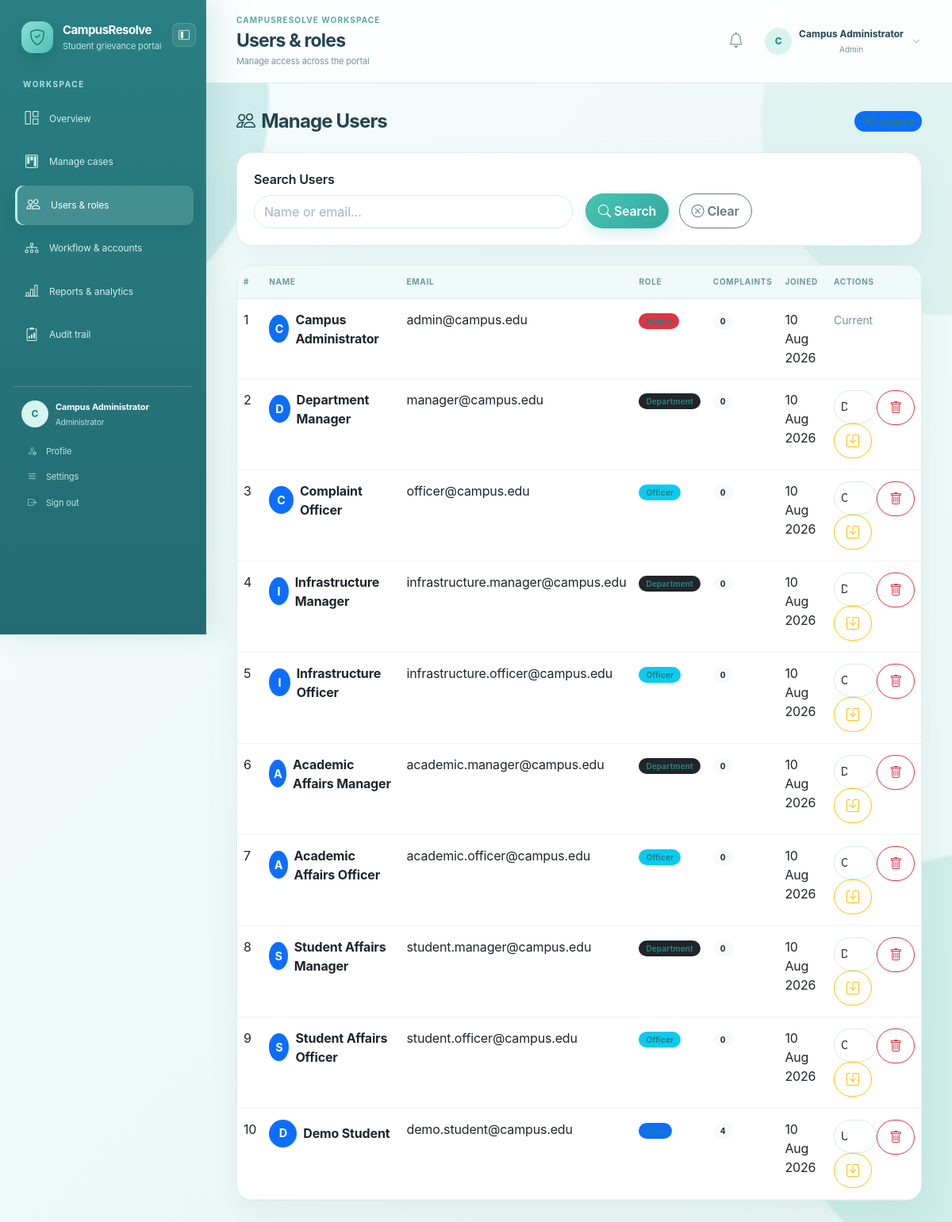
/admin_users.php (signed in), run on the app's committed database.
### tables this page shows
CREATE TABLE IF NOT EXISTS `users` (
  `id` INT AUTO_INCREMENT PRIMARY KEY,
  `full_name` VARCHAR(100) NOT NULL,
  `email` VARCHAR(150) NOT NULL UNIQUE,
  `password` VARCHAR(255) NOT NULL,
  `role` ENUM('user','admin','department','officer') NOT NULL DEFAULT 'user',
  `department_id` INT DEFAULT NULL,
  `is_active` TINYINT(1) NOT NULL DEFAULT 1,
  `created_at` TIMESTAMP DEFAULT CURRENT_TIMESTAMP,
  CONSTRAINT `fk_users_department` FOREIGN KEY (`department_id`) REFERENCES `departments`(`id`) ON DELETE SET NULL,
  INDEX `idx_users_role_active` (`role`, `is_active`)
);

### includes/security.php (called while the page is built, shortened)
<?php
function role_home(?string $role = null): string
{
    $role = $role ?? ($_SESSION['user_role'] ?? 'user');
    return match ($role) {
        'admin' => 'admin_dashboard.php',
        'department' => 'department_dashboard.php',
        'officer' => 'officer_dashboard.php',
        default => 'dashboard.php',
    };
}
?>

### admin_users.php (the view, shortened to what this page needs)
<?php
require_once 'config.php';
$search = trim($_GET['search'] ?? '');
$where_sql = '';
$sql = "SELECT u.*, (SELECT COUNT(*) FROM complaints WHERE user_id = u.id) as complaint_count FROM users u $where_sql ORDER BY u.created_at DESC";
$stmt = $conn->prepare($sql);
$stmt->execute();
$users = $stmt->get_result()->fetch_all(MYSQLI_ASSOC);
?>
<!DOCTYPE html>
<html lang="en">
<head>
    <link href="https://cdn.jsdelivr.net/npm/bootstrap@5.3.0/dist/css/bootstrap.min.css" rel="stylesheet">
    <link rel="stylesheet" href="https://cdn.jsdelivr.net/npm/bootstrap-icons@1.10.0/font/bootstrap-icons.css">
    <link rel="stylesheet" href="assets/css/style.css?v=sidebar-collapse-20260922-1">
</head>
<body>
    <div class="d-flex">
        <?php include 'includes/sidebar.php'; ?>
        <div class="flex-grow-1">
            <?php include 'includes/topbar.php'; ?>
            <main class="p-4">
                <div class="d-flex justify-content-between align-items-center mb-4">
                    <h4 class="fw-bold mb-0"><i class="bi bi-people me-2"></i>Manage Users</h4>
                    <span class="badge bg-primary fs-6"><?= count($users) ?> users</span>
                </div>
                <div class="card border-0 shadow-sm mb-4">
                    <div class="card-body">
                        <form method="GET" class="row g-3 align-items-end">
                            <div class="col-md-6">
                                <label class="form-label fw-semibold">Search Users</label>
                                <input type="text" name="search" class="form-control" placeholder="Name or email..." value="<?= htmlspecialchars($search) ?>">
                            </div>
                            <div class="col-md-6">
                                <button type="submit" class="btn btn-primary me-2"><i class="bi bi-search me-1"></i>Search</button>
                                <a href="admin_users.php" class="btn btn-outline-secondary"><i class="bi bi-x-circle me-1"></i>Clear</a>
                            </div>
                        </form>
                    </div>
                </div>
                <div class="card border-0 shadow-sm">
                    <div class="card-body p-0">
                        <div class="table-responsive">
                            <table class="table table-hover mb-0">
                                <thead class="table-light">
                                    <tr>
                                        <th>#</th>
                                        <th>Name</th>
                                        <th>Email</th>
                                        <th>Role</th>
                                        <th>Complaints</th>
                                        <th>Joined</th>
                                        <th>Actions</th>
                                    </tr>
                                </thead>
                                <tbody>
                                    <?php if (empty($users)): ?>
                                    <tr><td colspan="7" class="text-center text-muted py-4">No users found.</td></tr>
                                    <?php else: ?>
                                    <?php foreach ($users as $u): ?>
                                    <tr>
                                        <td><?= $u['id'] ?></td>
                                        <td>
                                            <div class="d-flex align-items-center">
                                                <div class="bg-primary text-white rounded-circle d-flex align-items-center justify-content-center me-2" style="width:35px;height:35px;font-size:0.9rem;">
                                                    <?= strtoupper(substr($u['full_name'], 0, 1)) ?>
                                                </div>
                                                <strong><?= htmlspecialchars($u['full_name']) ?></strong>
                                            </div>
                                        </td>
                                        <td><?= htmlspecialchars($u['email']) ?></td>
                                        <td>
                                            <span class="badge <?= $u['role'] === 'admin' ? 'bg-danger' : ($u['role'] === 'officer' ? 'bg-info' : ($u['role'] === 'department' ? 'bg-dark' : 'bg-primary')) ?>">
                                                <?= ucfirst($u['role']) ?>
                                            </span>
                                        </td>
                                        <td><span class="badge bg-light text-dark"><?= $u['complaint_count'] ?></span></td>
                                        <td><?= date('d M Y', strtotime($u['created_at'])) ?></td>
                                        <td>
                                            <?php if ($u['id'] !== (int)$_SESSION['user_id']): ?>
                                            <div class="btn-group btn-group-sm">
                                                <form method="POST" class="d-inline">
                                                    <select name="new_role" class="form-select form-select-sm" aria-label="Change role">
                                                        <?php foreach (['user','admin','department','officer'] as $role): ?><option value="<?= $role ?>" <?= $u['role'] === $role ? 'selected' : '' ?>><?= ucfirst($role) ?></option><?php endforeach; ?>
                                                    </select>
                                                    <button type="submit" name="update_role" class="btn btn-outline-warning" title="Save Role"><i class="bi bi-save"></i></button>
                                                </form>
                                                <form method="POST" class="d-inline" onsubmit="return confirm('Are you sure you want to delete this user? All their complaints will also be deleted.')">
                                                    <button type="submit" name="delete_user" class="btn btn-outline-danger" title="Delete User">
                                                        <i class="bi bi-trash"></i>
                                                    </button>
                                                </form>
                                            </div>
                                            <?php else: ?>
                                            <span class="text-muted"><small>Current</small></span>
                                            <?php endif; ?>
                                        </td>
                                    </tr>
                                    <?php endforeach; ?>
                                    <?php endif; ?>
                                </tbody>
                            </table>
                        </div>
                    </div>
                </div>
            </main>
        </div>
    </div>
</body>
</html>

### includes/sidebar.php (shortened to what this page needs)
<?php
$unread_count = 0;
if (isset($_SESSION['user_id'])) {
    $notif_stmt = $conn->prepare("SELECT COUNT(*) as cnt FROM notifications WHERE user_id = ? AND is_read = 0");
    if ($notif_stmt) {
        $notif_stmt->bind_param('i', $_SESSION['user_id']);
        $notif_stmt->execute();
        $notif_result = $notif_stmt->get_result()->fetch_assoc();
        $unread_count = (int) ($notif_result['cnt'] ?? 0);
    }
}
$current_page = basename($_SERVER['PHP_SELF']);
$role = $_SESSION['user_role'] ?? 'user';
$role_label = ['admin' => 'Administrator', 'department' => 'Department team', 'officer' => 'Case officer', 'user' => 'Student'][$role] ?? ucfirst($role);
$initial = strtoupper(substr(trim($_SESSION['user_name'] ?? 'U'), 0, 1));
function sidebar_link(string $page, string $icon, string $label, string $current_page, ?int $badge = null): void {
    $active = $page === $current_page ? ' active' : '';
    echo '<li class="nav-item"><a class="nav-link' . $active . '" href="' . htmlspecialchars($page) . '"><i class="bi ' . htmlspecialchars($icon) . '"></i><span>' . htmlspecialchars($label) . '</span>';
    echo '</a></li>';
}
?>
<nav id="primary-navigation" class="sidebar" aria-label="Primary navigation">
    <div class="sidebar-brand">
        <a href="<?= htmlspecialchars(role_home($role)) ?>" class="brand-lockup">
            <span class="brand-mark"><i class="bi bi-shield-check"></i></span>
            <span><strong>CampusResolve</strong><small>Student grievance portal</small></span>
        </a>
        <button class="sidebar-collapse-toggle" type="button" data-sidebar-collapse aria-label="Collapse sidebar" aria-expanded="true" aria-controls="primary-navigation" title="Collapse sidebar">
        </button>
    </div>
    <div class="sidebar-label">Workspace</div>
    <ul class="nav flex-column sidebar-nav">
        <?php if ($role === 'admin'): ?>
            <?php sidebar_link('admin_dashboard.php', 'bi-grid-1x2', 'Overview', $current_page); ?>
        <?php elseif ($role === 'department'): ?>
            <?php sidebar_link('department_dashboard.php', 'bi-building', 'Department queue', $current_page); ?>
            <?php sidebar_link('notifications.php', 'bi-bell', 'Notifications', $current_page, $unread_count); ?>
        <?php elseif ($role === 'officer'): ?>
            <?php sidebar_link('officer_dashboard.php', 'bi-person-badge', 'Assigned cases', $current_page); ?>
            <?php sidebar_link('notifications.php', 'bi-bell', 'Notifications', $current_page, $unread_count); ?>
        <?php endif; ?>
    </ul>
    <div class="sidebar-spacer"></div>
    <div class="sidebar-footer">
        <div class="sidebar-user">
            <span class="sidebar-avatar"><?= htmlspecialchars($initial) ?></span>
            <span><strong><?= htmlspecialchars($_SESSION['user_name'] ?? 'User') ?></strong><small><?= htmlspecialchars($role_label) ?></small></span>
        </div>
        <div class="sidebar-footer-links">
            <a href="profile.php"><i class="bi bi-person-gear"></i> Profile</a>
            <a href="settings.php"><i class="bi bi-sliders2"></i> Settings</a>
            <a href="logout.php" class="logout-link"><i class="bi bi-box-arrow-right"></i> Sign out</a>
        </div>
    </div>
    <div class="sidebar-resize-handle" data-sidebar-resize role="separator" aria-label="Resize navigation sidebar" aria-orientation="vertical" aria-valuemin="220" aria-valuemax="380" aria-valuenow="260" tabindex="0" title="Drag to resize sidebar"></div>
</nav>

### includes/topbar.php (shortened to what this page needs)
<?php
$page_titles = [
    'dashboard.php' => ['My overview', 'Your complaint activity at a glance'],
    'add_complaint.php' => ['New case', 'Tell us what needs attention'],
    'complaints.php' => ['My cases', 'Track every request in one place'],
    'admin_dashboard.php' => ['Operations overview', 'Monitor the campus resolution pipeline'],
    'admin_complaints.php' => ['Manage cases', 'Review, route, and resolve incoming cases'],
    'admin_users.php' => ['Users & roles', 'Manage access across the portal'],
    'admin_assignments.php' => ['Workflow & accounts', 'Keep ownership and escalation clear'],
    'reports.php' => ['Reports & analytics', 'Turn resolution activity into insight'],
    'admin_audit.php' => ['Audit trail', 'Review every important system action'],
    'department_dashboard.php' => ['Department queue', 'Prioritize the cases assigned to your team'],
    'officer_dashboard.php' => ['Assigned cases', 'Work through your active resolution queue'],
    'notifications.php' => ['Notifications', 'Stay current on complaint activity'],
    'profile.php' => ['My profile', 'Keep your account details up to date'],
    'settings.php' => ['Settings', 'Control your portal preferences']
];
[$page_title, $page_subtitle] = $page_titles[basename($_SERVER['PHP_SELF'])] ?? ['CampusResolve', 'Student grievance portal'];
$top_initial = strtoupper(substr(trim($_SESSION['user_name'] ?? 'U'), 0, 1));
$top_role = $_SESSION['user_role'] ?? 'user';
?>
<header class="app-topbar">
    <div class="topbar-heading">
        <div><p class="topbar-eyebrow">CampusResolve workspace</p><h1><?= htmlspecialchars($page_title) ?></h1><p class="topbar-subtitle"><?= htmlspecialchars($page_subtitle) ?></p></div>
    </div>
    <div class="topbar-actions">
        <a href="notifications.php" class="topbar-notifications" aria-label="View notifications"><i class="bi bi-bell"></i><?php if (!empty($unread_count)): ?><span><?= $unread_count > 99 ? '99+' : $unread_count ?></span><?php endif; ?></a>
        <div class="dropdown account-dropdown">
            <button class="topbar-user account-trigger" type="button" data-bs-toggle="dropdown" aria-expanded="false">
                <span class="topbar-avatar"><?= htmlspecialchars($top_initial) ?></span><span class="topbar-user-copy"><strong><?= htmlspecialchars($_SESSION['user_name'] ?? 'User') ?></strong><small><?= htmlspecialchars(ucfirst($top_role)) ?></small></span><i class="bi bi-chevron-down account-chevron"></i>
            </button>
        </div>
    </div>
</header>

### data on the page
users: id "1", full_name "C", full_name "Campus Administrator", email "admin@campus.edu", complaint_count "0", created_at "10 Aug 2026", shows "Current"
users: id "2", full_name "D", full_name "Department Manager", email "manager@campus.edu", role "Department", complaint_count "0", created_at "10 Aug 2026", new_role "Department"
users: id "3", full_name "C", full_name "Complaint Officer", email "officer@campus.edu", role "Officer", complaint_count "0", created_at "10 Aug 2026", new_role "Officer"
users: id "4", full_name "I", full_name "Infrastructure Manager", email "infrastructure.manager@campus.edu", role "Department", complaint_count "0", created_at "10 Aug 2026", new_role "Department"
users: id "5", full_name "I", full_name "Infrastructure Officer", email "infrastructure.officer@campus.edu", role "Officer", complaint_count "0", created_at "10 Aug 2026", new_role "Officer"
users: id "6", full_name "A", full_name "Academic Affairs Manager", email "academic.manager@campus.edu", role "Department", complaint_count "0", created_at "10 Aug 2026", new_role "Department"
users: id "7", full_name "A", full_name "Academic Affairs Officer", email "academic.officer@campus.edu", role "Officer", complaint_count "0", created_at "10 Aug 2026", new_role "Officer"
users: id "8", full_name "S", full_name "Student Affairs Manager", email "student.manager@campus.edu", role "Department", complaint_count "0", created_at "10 Aug 2026", new_role "Department"
users: id "9", full_name "S", full_name "Student Affairs Officer", email "student.officer@campus.edu", role "Officer", complaint_count "0", created_at "10 Aug 2026", new_role "Officer"
users: id "10", full_name "D", full_name "Demo Student", email "demo.student@campus.edu", complaint_count "4", created_at "10 Aug 2026", new_role "User"

### other printed values
$label "Overview Manage cases Users & roles Workflow & accounts Reports & analytics Audit trail"
$initial "C"
$_SESSION['user_name'] "Campus Administrator"
$role_label "Administrator"
$page_title "Users & roles"
$page_subtitle "Manage access across the portal"
$top_initial "C"
$top_role "Admin"
